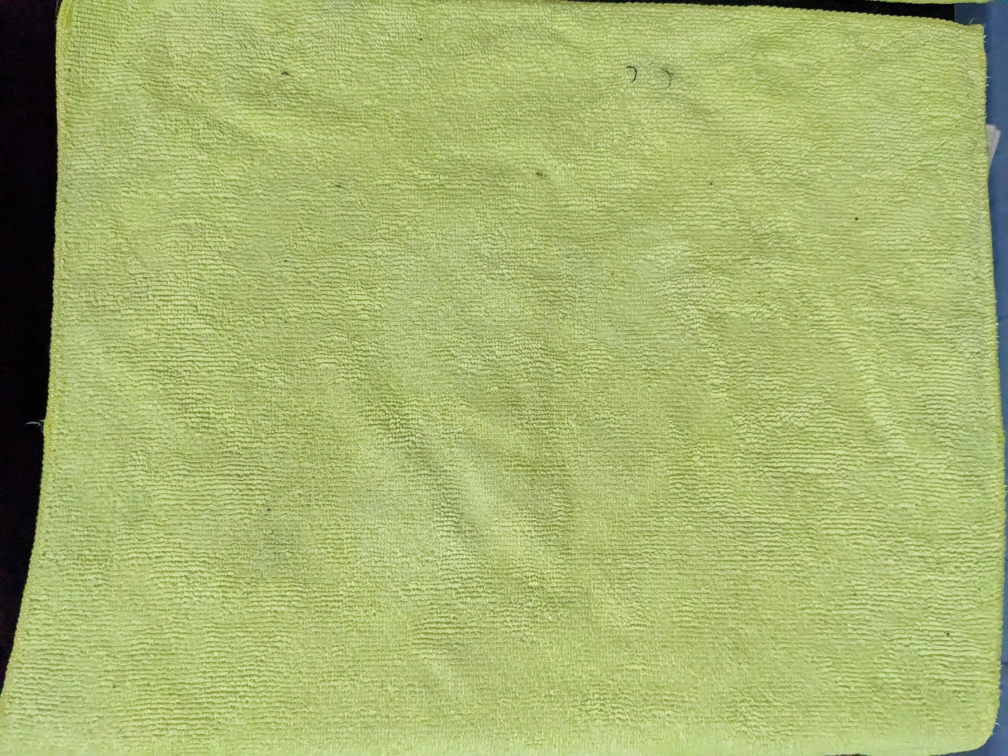
#> input picture images/empty.jpg, 4032 x 3024 px (shown at 1/4 size)
$ python 'object detection.py'
#> lines starting #> are read from the running program, lines starting #| are printed output that depends on the picture
###does an object detection and squares de object

import cv2
import numpy as np

empty=cv2.imread('./images/empty.jpg')
#> empty is the input picture: shape (3024, 4032, 3); mean B, G, R 110.7, 180.3, 165.4
case=cv2.imread('./images/case.jpg')
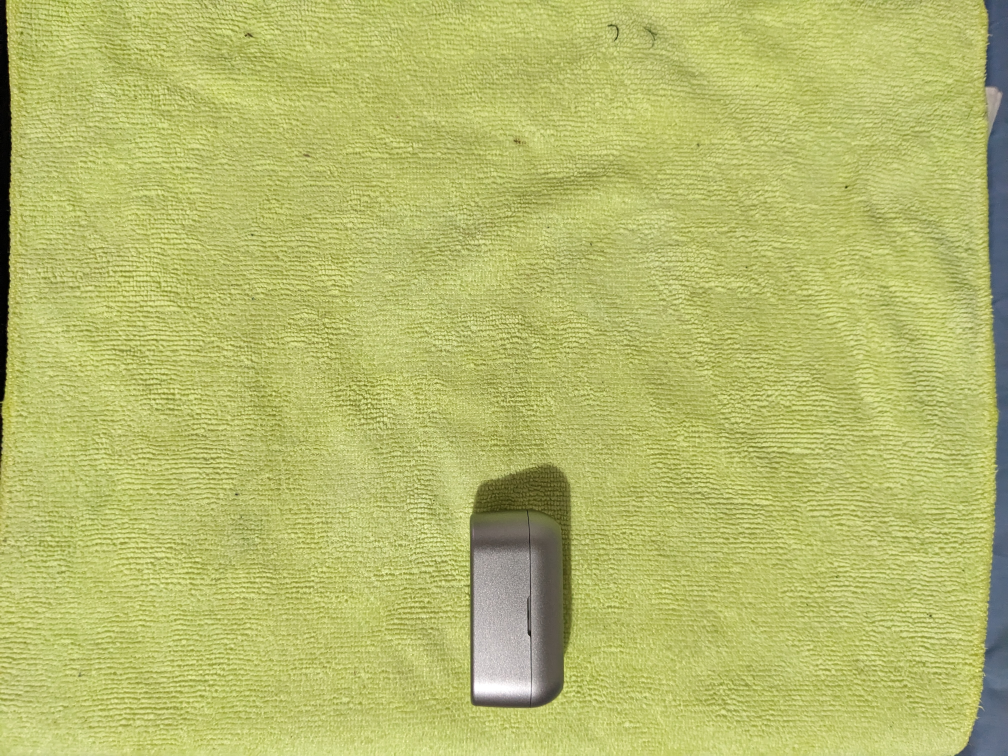
#> input picture images/case.jpg, 4032 x 3024 px (shown at 1/4 size)
#> case is the input picture: shape (3024, 4032, 3); mean B, G, R 108.3, 187.8, 183
key=cv2.imread('./images/key.jpg')
wallet=cv2.imread('./images/wallet.jpg')
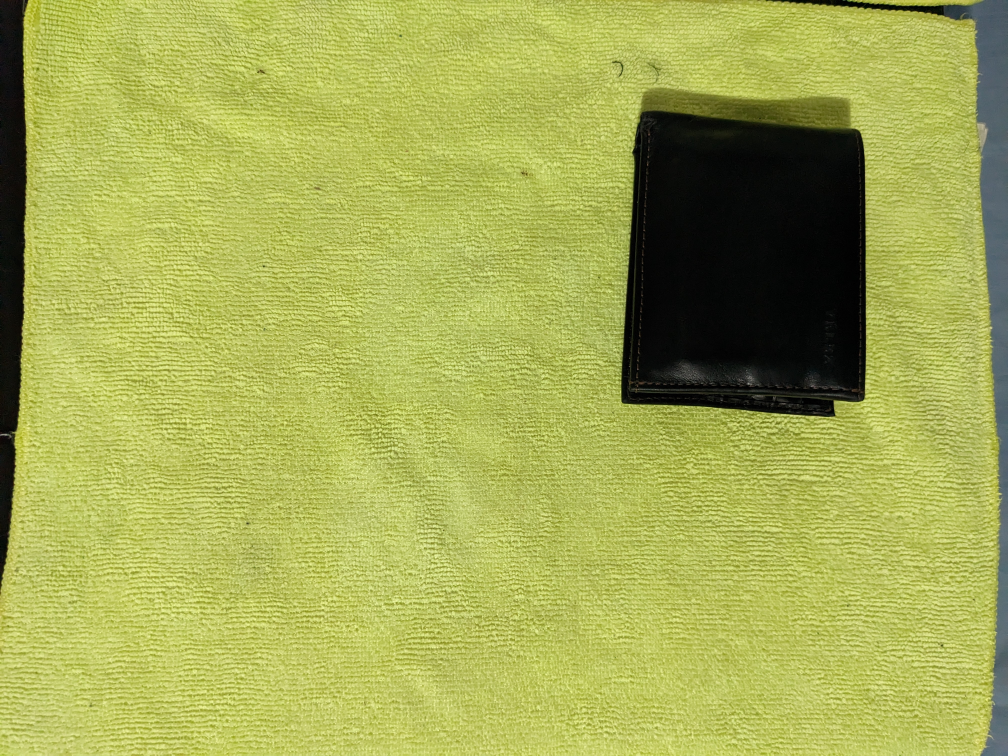
#> input picture images/wallet.jpg, 4032 x 3024 px (shown at 1/4 size)
#> wallet is the input picture: shape (3024, 4032, 3); mean B, G, R 85.2, 172.5, 165

emptys=cv2.resize(empty,(960,540)) #: resized image
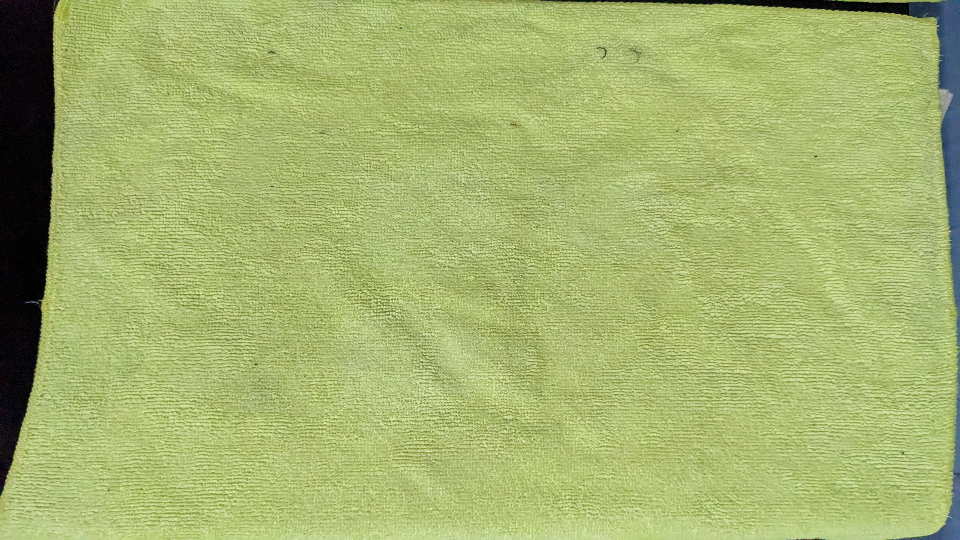
#> emptys: shape (540, 960, 3); mean B, G, R 110.5, 180.2, 165.3
cases=cv2.resize(case,(960,540)) #: resized image
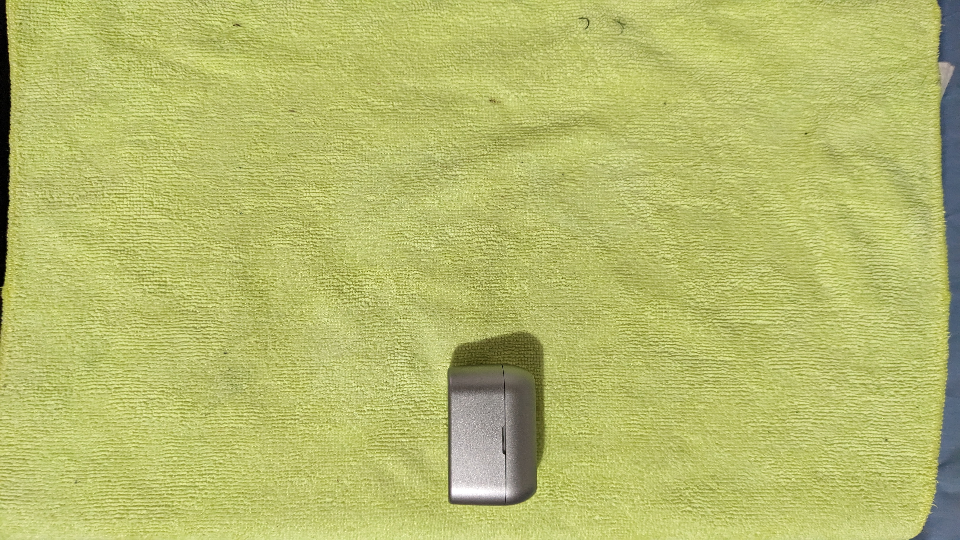
#> cases: shape (540, 960, 3); mean B, G, R 108.2, 187.7, 182.9


cv2.imshow('prueba',emptys)


cv2.waitKey(0)
cv2.destroyAllWindows()
